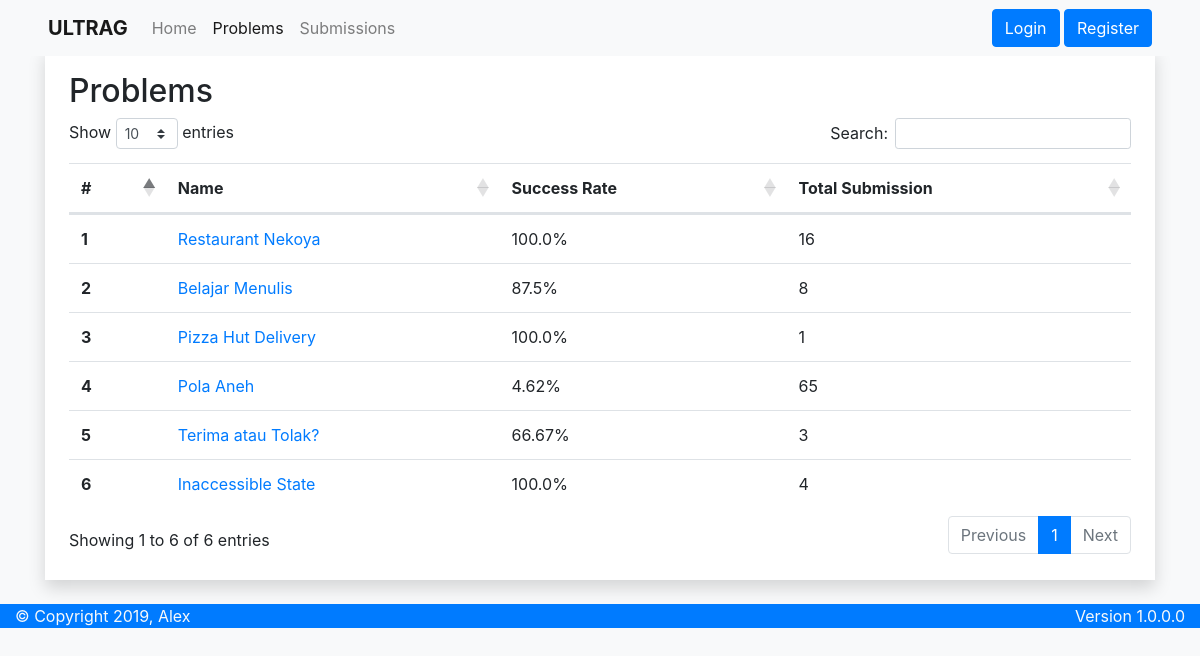
The page /problems on the database its author committed.
### apps/models.py (models this page shows, shortened)
class Problem(models.Model):
    name = models.CharField(max_length=50)
    description = MartorField()
    input = MartorField()
    output = MartorField()
    constraint = MartorField()
    time = models.PositiveSmallIntegerField()
    memory = models.PositiveSmallIntegerField()
    date = models.DateTimeField(default=now, editable=False)

### apps/views.py (the view)
# urls.py: path('problems', views.problems, name='problems'),
def problems(request):
    problems = models.Problem.objects.all()
    for problem in problems:
        problem.total = models.Submission.objects.filter(Q(problem_id=problem), ~Q(status='PEN'))
        if problem.total.count() > 0:
            problem.succes = round(problem.total.filter(status='AC').count() / problem.total.count() * 100.0, 2)
        else:
            problem.succes = 0.00
        problem.total = problem.total.count()
    context = {
        'Title': 'ULTRAG - Problem List',
        'Problems': problems
    }
    return render(request, 'apps/problems.html', context)

### apps/templates/apps/problems.html (shortened to what this page needs)
{% extends 'apps/base.html' %}
{% block extra-css %}
<link rel="stylesheet" href="https://cdn.datatables.net/1.10.20/css/dataTables.bootstrap4.min.css">
{% endblock extra-css %}
{% block content %}
<h2>Problems</h2>
<table id="problems" class="table table-hover">
	<thead>
		<tr>
			<th scope="col">#</th>
			<th scope="col">Name</th>
			<th scope="col">Success Rate</th>
			<th scope="col">Total Submission</th>
		</tr>
	</thead>
	<tbody>
		{% for problem in Problems %}
		<tr>
			<th scope="row">{{ forloop.counter }}</th>
			<td><a href="{% url 'apps:problem' problem.id %}">{{ problem.name }}</a></td>
			<td>{{ problem.succes }}%</td>
			<td>{{ problem.total }}</td>
		</tr>
		{% endfor %}
	</tbody>
</table>
{% endblock content %}

### rows shown on the page
Problem: name "Restaurant Nekoya", succes "100.0", total "16"
Problem: name "Belajar Menulis", succes "87.5", total "8"
Problem: name "Pizza Hut Delivery", succes "100.0", total "1"
Problem: name "Pola Aneh", succes "4.62", total "65"
Problem: name "Terima atau Tolak?", succes "66.67", total "3"
Problem: name "Inaccessible State", succes "100.0", total "4"
